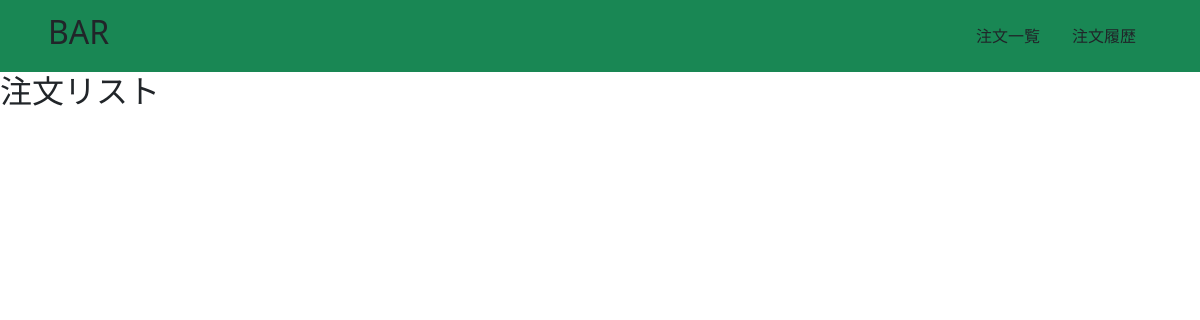
/cart_list/, run on an earlier commit of the app's database.
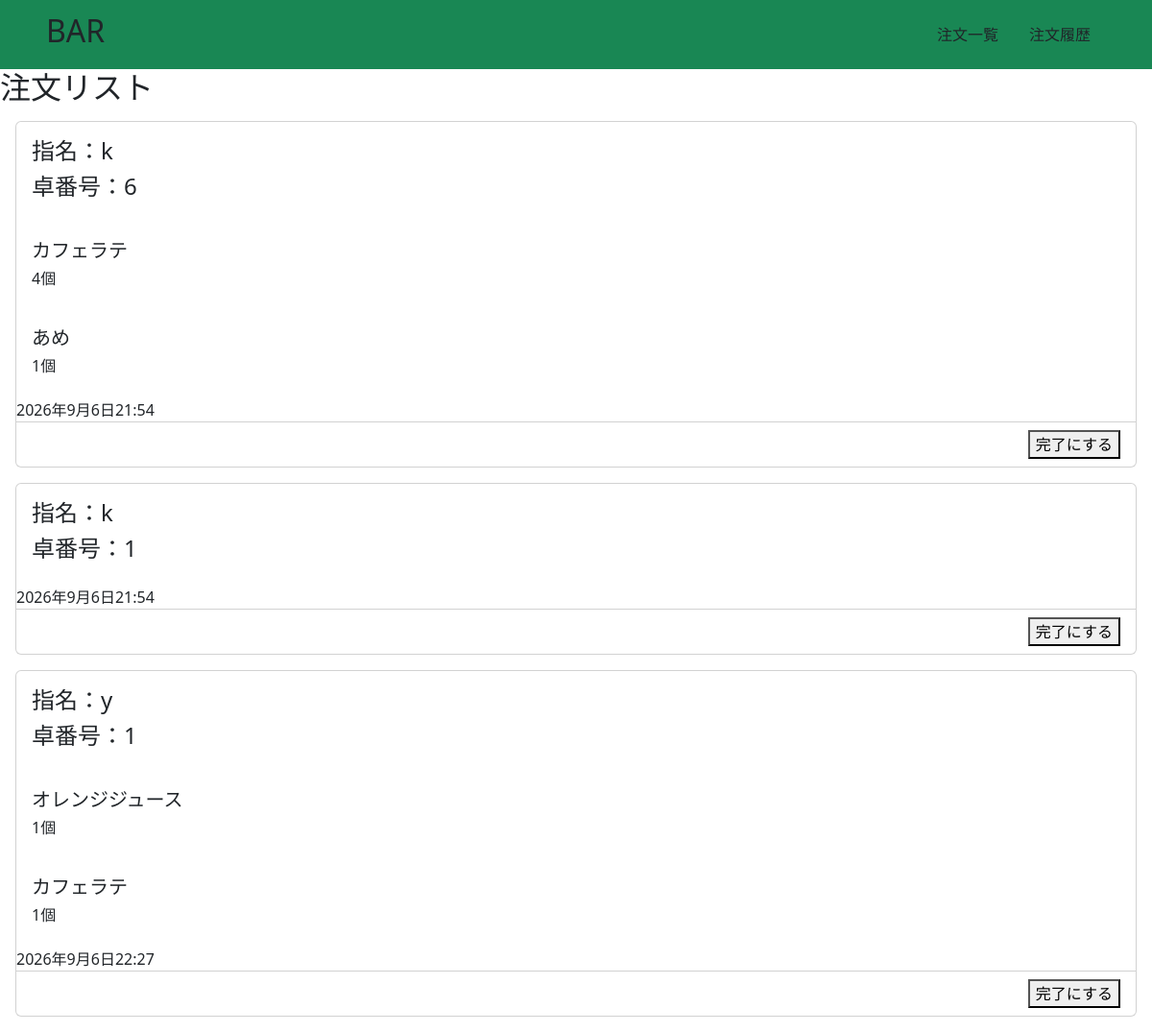
And on a later commit of the database.
### bar/models.py (models this page shows)
class Order(models.Model):
    table_number = models.IntegerField()
    staff = models.ForeignKey(Staff, on_delete=models.SET_NULL, null=True)
    created_at = models.DateTimeField(auto_now_add=True)
    is_completed = models.BooleanField(default=False)

class Staff(models.Model):
    name = models.CharField(max_length=100)
    photo = models.ImageField(blank=True, null=True)
    def __str__(self):
        return self.name

class OrderItem(models.Model):
    order = models.ForeignKey(Order, on_delete=models.CASCADE, related_name="items")
    product = models.ForeignKey(Product, on_delete=models.PROTECT)
    quantity = models.IntegerField()

class Product(models.Model):
    name = models.CharField(max_length=100)
    price = models.IntegerField()
    category = models.CharField(max_length=100, choices=CATEGORY)
    def __str__(self):
        return self.name

### bar/views.py (the view)
# urls.py: path("cart_list/", views.StaffCartList.as_view(), name="cart_list"),
class StaffCartList(ListView):
    template_name = "staff/cart_list.html"
    model = Order
    ordering = ["created_at"]

### bar/templates/staff/cart_list.html (shortened to what this page needs)
{% extends 'staff_base.html' %}
{% block content %}
<h2>注文リスト</h2>
{% for order in object_list %}
{% if order.is_completed == False %}
<div class="card m-3">
    <div class="p-3">
        <h4>指名：{{order.staff}}</h4>
        <h4>卓番号：{{order.table_number}}</h4>
    </div>
    {% for item in order.items.all %}
    <div class="card-body">
        <h5 class="card-name">{{ item.product }}</h5>
        <h6>{{ item.quantity }}個</h6>
    </div>
    {% endfor %}
    {{order.created_at}}
    <div class="card-footer d-flex justify-content-end bg-transparent">
        <button type="button" class="ms-auto" onclick="completeOrder({{order.id}})">完了にする</button>
    </div>
</div>
{% endif %}
{% endfor %}
{% endblock content %}

What changed in the data, as far as the page shows it:
added Order: staff "k", table_number "6", created_at "2026年9月6日21:54"
added OrderItem: product "カフェラテ", quantity "4", shown under "k"
added OrderItem: product "あめ", quantity "1", shown under "k"
added Order: staff "k", table_number "1", created_at "2026年9月6日21:54"
added Order: staff "y", table_number "1", created_at "2026年9月6日22:27"
added OrderItem: product "オレンジジュース", quantity "1", shown under "y"
added OrderItem: product "カフェラテ", quantity "1", shown under "y"
